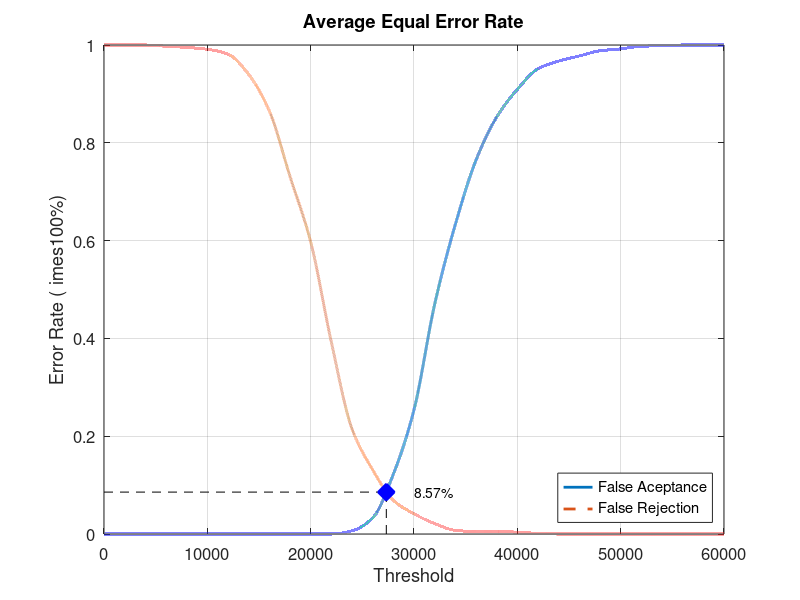
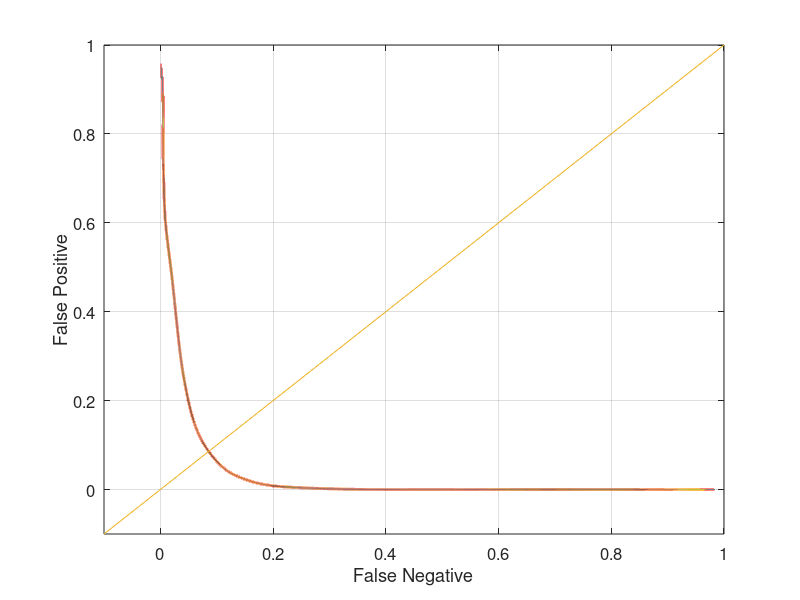

The MATLAB source for these figures, in order:
close all;
clear;
clc;
x = 0:2000:60000;
xq = 0:0.5:60000;

y0 = [0 0 0 0 0 0 0 0 0 0 0 0 0.00657895 0.0328947 0.122368 0.253947 0.469737 0.632895 0.764474 0.852632 0.909211 0.951316 0.967105 0.977632 0.988158 0.992105 0.997368 0.998684 1 1 1]
yy0 = interp1(x, y0, xq, 'pchip');
y1 = [1 1 1 0.9975 0.995 0.99125 0.98125 0.94 0.865 0.73125 0.5975 0.3925 0.215 0.13125 0.06875 0.04125 0.02125 0.0075 0.005 0.005 0.00375 0.00125 0 0 0 0 0 0 0 0 0]
yy1 = interp1(x, y1, xq, 'pchip');

% Calculating EER: 
y2 = abs(y0 - y1);
find(y2 == min(y2))
yy2 = abs(yy0 - yy1);
xEER = find(yy2 == min(yy2));
xEERIndex = xq(xEER) % X-axis EER
yEER = yy0(xEER) % Y-axis EER

main = figure
plot(xq, yy0,'-','LineWidth', 2);	hold on
plot(xq, yy1,'--','LineWidth', 2);	hold on
plot([xEERIndex xEERIndex], [0 yEER], 'k--');	hold on
plot([0 xEERIndex], [yEER yEER], 'k--');	hold on
plot(xEERIndex, yEER, 'bx', 'LineWidth', 10);	hold on
text(xEERIndex + 10 * xEERIndex / 100, yEER, [num2str(round((10000 * yEER)) / 100) '%'])
legend('False Aceptance', 'False Rejection', 'Location', 'SouthEast')
xlabel('Threshold')
ylabel('Error Rate (	imes100%)')
title('Average Equal Error Rate')
set(gca, 'FontSize', 12)
axis([0 60000 0 1])
grid on

print(main, 'Experiment5AverageMain', '-dpng');
FNRxFPR = figure('Color', [1 1 1]);
plot(yy1, yy0, '-', yy1, yy0, 'LineWidth', 2);
hold on
y = -0.1:0.1:1
plot(y, y); 
set(gca, 'FontSize', 12)
xlabel('False Negative')
ylabel('False Positive')
axis([-0.1 1 -0.1 1])
set(gca, 'FontSize', 12)
grid on

print(FNRxFPR, 'Experiment5AverageFNRxFPR','-dpng');
